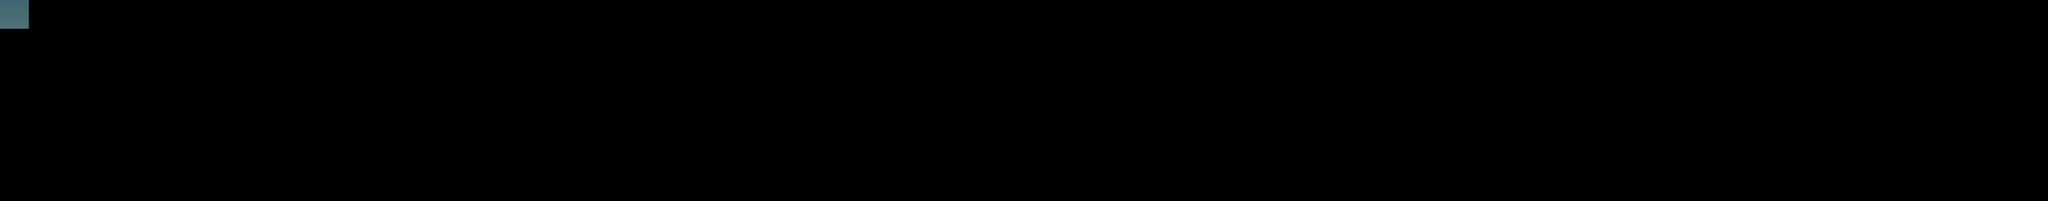

This is a level from a 2D game, rendered from its Tiled map with the project's own tilesets. A one-line summary and the map file follow, with tile-layer data summarised:
An orthogonal 71x7 tile map with 64x64 px tiles, 1 tile layer (Tile Layer 1) and 36 objects.

<map version="1.0" orientation="orthogonal" renderorder="left-down" width="71" height="7" tilewidth="64" tileheight="64" nextobjectid="222">
 <tileset firstgid="1" name="background" tilewidth="64" tileheight="64" tilecount="84" columns="12">
  <image source="background.png" width="800" height="480" />
 </tileset>
 <layer name="Tile Layer 1" width="71" height="7">
  <data>[497 cells, 1 non-empty, 1 distinct tile ids]</data>
 </layer>
 <objectgroup name="floor">
  <object id="177" x="3.0303" y="381.818" width="1296.97" height="18.1818" />
  <object id="179" x="2816.33" y="288.667" width="129" height="24.121" />
  <object id="180" x="3264" y="289.879" width="484.482" height="22.2424" />
  <object id="182" x="4290.91" y="345.455" width="233.333" height="30.303" />
  <object id="183" x="1984.85" y="418.182" width="345.455" height="24.2424" />
  <object id="184" x="2424.24" y="418.182" width="336.364" height="27.2727" />
  <object id="185" x="3264.76" y="403.03" width="483.727" height="21.2121" />
  <object id="186" x="127.212" y="255.485" width="511.242" height="15.1515" />
  <object id="187" x="641.364" y="191.848" width="319.394" height="12.1212" />
  <object id="188" x="966.667" y="127.273" width="375.758" height="18.1818" />
  <object id="189" x="1551.52" y="127.273" width="490.909" height="24.2424" />
  <object id="190" x="2372" y="204.606" width="424.242" height="12.1212" />
  <object id="207" x="959" y="320" width="188" height="14" />
  <object id="208" x="832" y="257" width="191" height="18" />
  <object id="209" x="2147.75" y="289.667" width="91.25" height="24.1211" />
  <object id="211" x="2304.36" y="286.667" width="61.4848" height="27.1514" />
  <object id="213" x="2433.18" y="285.667" width="64.1515" height="27.9996" />
  <object id="214" x="2559.33" y="286.667" width="65.2424" height="27.1514" />
  <object id="215" x="2687.33" y="286.667" width="64" height="28" />
  <object id="217" x="3009" y="288.667" width="189" height="24" />
 </objectgroup>
 <objectgroup name="ladder">
  <object id="178" x="1289" y="291" width="861" height="91" />
 </objectgroup>
 <objectgroup name="ladder2">
  <object id="181" x="3745" y="291" width="560.667" height="63" />
 </objectgroup>
 <objectgroup name="minifort">
  <object id="198" x="2556.85" y="353.091" width="81.8182" height="57.5758" />
  <object id="205" x="1888" y="68" width="72" height="58" />
 </objectgroup>
 <objectgroup name="bigfort">
  <object id="199" x="1654.36" y="74.6061" width="72.7273" height="51.5152" />
  <object id="200" x="345.455" y="169.697" width="69.697" height="66.6667" />
  <object id="201" x="4360.61" y="263.636" width="75.7576" height="69.697" />
  <object id="203" x="1282.85" y="69.5758" width="57.5758" height="57.5758" />
 </objectgroup>
 <objectgroup name="stand_man">
  <object id="197" x="2207.91" y="357.455" width="48.8485" height="57.5758" />
  <object id="202" x="3457.58" y="342.424" width="69.697" height="45.4545" />
 </objectgroup>
 <objectgroup name="hide_man">
  <object id="206" x="3574" y="190" width="52" height="54" />
 </objectgroup>
 <objectgroup name="moveEnemy">
  <object id="195" x="1218" y="317.454" width="62" height="57.5758" />
  <object id="196" x="2529.33" y="122.788" width="121" height="63.6364" />
 </objectgroup>
 <objectgroup name="bridge_head" />
 <objectgroup name="bridge_body" />
 <objectgroup name="bridge_tail" />
 <objectgroup name="rewardM" />
 <objectgroup name="rewardF" />
 <objectgroup name="rewardS">
  <object id="204" x="771.848" y="128.152" width="57.5758" height="57.5758" />
 </objectgroup>
 <objectgroup name="rewardFlyS" />
 <objectgroup name="rewardFlyF">
  <object id="194" x="2775.03" y="83.394" width="66.6667" height="60.6061" />
 </objectgroup>
 <objectgroup name="item_plane" />
 <objectgroup name="item_tank" />
 <objectgroup name="item_health">
  <object id="220" x="1108" y="270" width="33" height="31" />
 </objectgroup>
</map>
